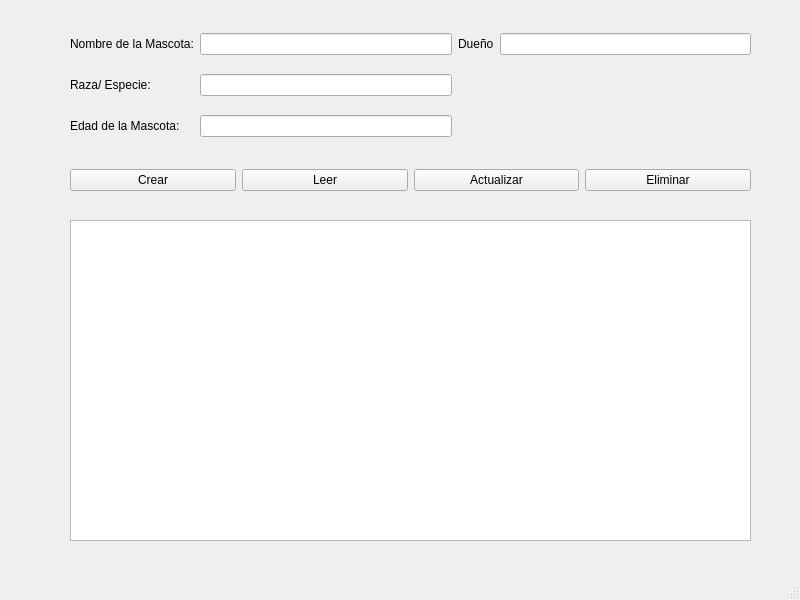
<?xml version="1.0" encoding="UTF-8"?>
<ui version="4.0">
 <class>MainWindow</class>
 <widget class="QMainWindow" name="MainWindow">
  <property name="geometry">
   <rect>
    <x>0</x>
    <y>0</y>
    <width>800</width>
    <height>600</height>
   </rect>
  </property>
  <property name="windowTitle">
   <string>MainWindow</string>
  </property>
  <widget class="QWidget" name="centralwidget">
   <widget class="QWidget" name="gridLayoutWidget">
    <property name="geometry">
     <rect>
      <x>70</x>
      <y>20</y>
      <width>681</width>
      <height>131</height>
     </rect>
    </property>
    <layout class="QGridLayout" name="gridLayout">
     <item row="4" column="0">
      <widget class="QLabel" name="label_2">
       <property name="text">
        <string>Raza/ Especie: </string>
       </property>
      </widget>
     </item>
     <item row="1" column="1">
      <widget class="QLineEdit" name="lineEditName"/>
     </item>
     <item row="1" column="3">
      <widget class="QLineEdit" name="lineEditOwner"/>
     </item>
     <item row="5" column="0">
      <widget class="QLabel" name="label_3">
       <property name="text">
        <string>Edad de la Mascota:</string>
       </property>
      </widget>
     </item>
     <item row="1" column="0">
      <widget class="QLabel" name="label">
       <property name="text">
        <string>Nombre de la Mascota:</string>
       </property>
      </widget>
     </item>
     <item row="4" column="1">
      <widget class="QLineEdit" name="lineEditType"/>
     </item>
     <item row="5" column="1">
      <widget class="QLineEdit" name="lineEditAge"/>
     </item>
     <item row="1" column="2">
      <widget class="QLabel" name="label_4">
       <property name="text">
        <string>Dueño</string>
       </property>
      </widget>
     </item>
    </layout>
   </widget>
   <widget class="QWidget" name="gridLayoutWidget_2">
    <property name="geometry">
     <rect>
      <x>70</x>
      <y>160</y>
      <width>681</width>
      <height>41</height>
     </rect>
    </property>
    <layout class="QGridLayout" name="gridLayout_2">
     <item row="0" column="1">
      <widget class="QPushButton" name="readButton">
       <property name="text">
        <string>Leer</string>
       </property>
      </widget>
     </item>
     <item row="0" column="2">
      <widget class="QPushButton" name="updateButton">
       <property name="text">
        <string>Actualizar</string>
       </property>
      </widget>
     </item>
     <item row="0" column="0">
      <widget class="QPushButton" name="createButton">
       <property name="text">
        <string>Crear</string>
       </property>
      </widget>
     </item>
     <item row="0" column="3">
      <widget class="QPushButton" name="deleteButton">
       <property name="text">
        <string>Eliminar</string>
       </property>
      </widget>
     </item>
    </layout>
   </widget>
   <widget class="QTableWidget" name="tableWidget">
    <property name="geometry">
     <rect>
      <x>70</x>
      <y>220</y>
      <width>681</width>
      <height>321</height>
     </rect>
    </property>
   </widget>
  </widget>
  <widget class="QMenuBar" name="menubar">
   <property name="geometry">
    <rect>
     <x>0</x>
     <y>0</y>
     <width>800</width>
     <height>21</height>
    </rect>
   </property>
  </widget>
  <widget class="QStatusBar" name="statusbar"/>
 </widget>
 <resources/>
 <connections/>
</ui>
